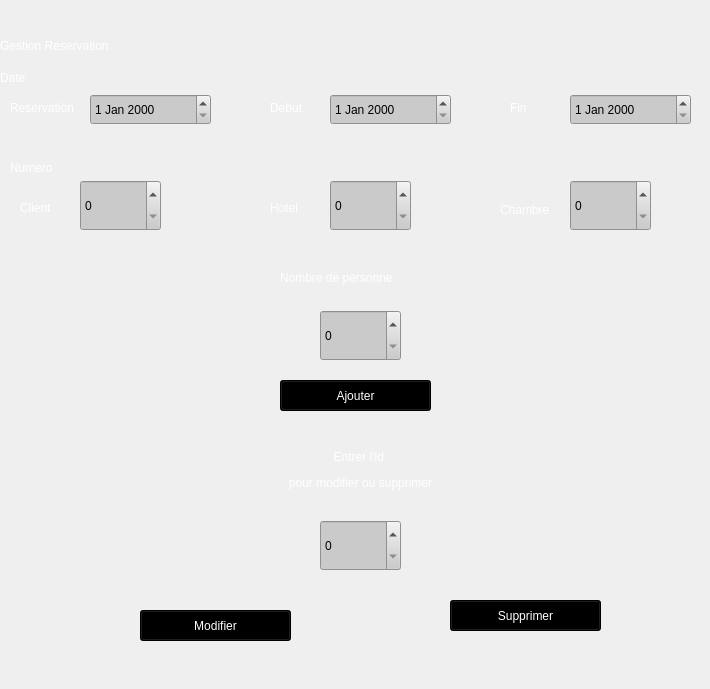
              <widget class="QWidget" name="scrollAreaWidgetContents_5">
               <property name="geometry">
                <rect>
                 <x>0</x>
                 <y>0</y>
                 <width>710</width>
                 <height>689</height>
                </rect>
               </property>
               <widget class="QLabel" name="label_19">
                <property name="geometry">
                 <rect>
                  <x>0</x>
                  <y>30</y>
                  <width>241</width>
                  <height>31</height>
                 </rect>
                </property>
                <property name="styleSheet">
                 <string notr="true">font: 600 15pt &quot;Yu Gothic UI Semibold&quot;;
color: rgb(255, 255, 255);</string>
                </property>
                <property name="text">
                 <string>Gestion Reservation</string>
                </property>
               </widget>
               <widget class="QLabel" name="label_20">
                <property name="geometry">
                 <rect>
                  <x>0</x>
                  <y>70</y>
                  <width>55</width>
                  <height>16</height>
                 </rect>
                </property>
                <property name="styleSheet">
                 <string notr="true">font: 600 italic 10pt &quot;Segoe UI&quot;;
color: rgb(255, 255, 255);</string>
                </property>
                <property name="text">
                 <string>Date</string>
                </property>
               </widget>
               <widget class="QLabel" name="label_21">
                <property name="geometry">
                 <rect>
                  <x>10</x>
                  <y>100</y>
                  <width>71</width>
                  <height>16</height>
                 </rect>
                </property>
                <property name="styleSheet">
                 <string notr="true">font: 600 italic 8pt &quot;Segoe UI&quot;;
color: rgb(255, 255, 255);</string>
                </property>
                <property name="text">
                 <string>Reservation</string>
                </property>
               </widget>
               <widget class="QDateEdit" name="date_res">
                <property name="geometry">
                 <rect>
                  <x>90</x>
                  <y>94</y>
                  <width>121</width>
                  <height>31</height>
                 </rect>
                </property>
                <property name="styleSheet">
                 <string notr="true">background-color: rgb(202, 202, 202);
</string>
                </property>
               </widget>
               <widget class="QDateEdit" name="date_deb">
                <property name="geometry">
                 <rect>
                  <x>330</x>
                  <y>94</y>
                  <width>121</width>
                  <height>31</height>
                 </rect>
                </property>
                <property name="styleSheet">
                 <string notr="true">background-color: rgb(202, 202, 202);
</string>
                </property>
               </widget>
               <widget class="QLabel" name="label_22">
                <property name="geometry">
                 <rect>
                  <x>270</x>
                  <y>100</y>
                  <width>51</width>
                  <height>16</height>
                 </rect>
                </property>
                <property name="styleSheet">
                 <string notr="true">font: 600 italic 8pt &quot;Segoe UI&quot;;
color: rgb(255, 255, 255);</string>
                </property>
                <property name="text">
                 <string>Debut</string>
                </property>
               </widget>
               <widget class="QDateEdit" name="date_fin">
                <property name="geometry">
                 <rect>
                  <x>570</x>
                  <y>94</y>
                  <width>121</width>
                  <height>31</height>
                 </rect>
                </property>
                <property name="styleSheet">
                 <string notr="true">background-color: rgb(202, 202, 202);
</string>
                </property>
               </widget>
               <widget class="QLabel" name="label_23">
                <property name="geometry">
                 <rect>
                  <x>510</x>
                  <y>100</y>
                  <width>51</width>
                  <height>16</height>
                 </rect>
                </property>
                <property name="styleSheet">
                 <string notr="true">font: 600 italic 8pt &quot;Segoe UI&quot;;
color: rgb(255, 255, 255);</string>
                </property>
                <property name="text">
                 <string>Fin</string>
                </property>
               </widget>
               <widget class="QLabel" name="label_24">
                <property name="geometry">
                 <rect>
                  <x>10</x>
                  <y>160</y>
                  <width>71</width>
                  <height>16</height>
                 </rect>
                </property>
                <property name="styleSheet">
                 <string notr="true">font: 600 italic 10pt &quot;Segoe UI&quot;;
color: rgb(255, 255, 255);</string>
                </property>
                <property name="text">
                 <string>Numero</string>
                </property>
               </widget>
               <widget class="QLabel" name="label_25">
                <property name="geometry">
                 <rect>
                  <x>20</x>
                  <y>200</y>
                  <width>51</width>
                  <height>16</height>
                 </rect>
                </property>
                <property name="styleSheet">
                 <string notr="true">font: 600 italic 8pt &quot;Segoe UI&quot;;
color: rgb(255, 255, 255);</string>
                </property>
                <property name="text">
                 <string>Client</string>
                </property>
               </widget>
               <widget class="QSpinBox" name="numClient">
                <property name="geometry">
                 <rect>
                  <x>80</x>
                  <y>180</y>
                  <width>81</width>
                  <height>51</height>
                 </rect>
                </property>
                <property name="styleSheet">
                 <string notr="true">background-color: rgb(202, 202, 202);
</string>
                </property>
               </widget>
               <widget class="QSpinBox" name="numHotel">
                <property name="geometry">
                 <rect>
                  <x>330</x>
                  <y>180</y>
                  <width>81</width>
                  <height>51</height>
                 </rect>
                </property>
                <property name="styleSheet">
                 <string notr="true">background-color: rgb(202, 202, 202);
</string>
                </property>
               </widget>
               <widget class="QLabel" name="label_26">
                <property name="geometry">
                 <rect>
                  <x>270</x>
                  <y>200</y>
                  <width>51</width>
                  <height>16</height>
                 </rect>
                </property>
                <property name="styleSheet">
                 <string notr="true">font: 600 italic 8pt &quot;Segoe UI&quot;;
color: rgb(255, 255, 255);</string>
                </property>
                <property name="text">
                 <string>Hotel</string>
                </property>
               </widget>
               <widget class="QSpinBox" name="numChambre">
                <property name="geometry">
                 <rect>
                  <x>570</x>
                  <y>180</y>
                  <width>81</width>
                  <height>51</height>
                 </rect>
                </property>
                <property name="styleSheet">
                 <string notr="true">background-color: rgb(202, 202, 202);
</string>
                </property>
               </widget>
               <widget class="QLabel" name="label_27">
                <property name="geometry">
                 <rect>
                  <x>500</x>
                  <y>200</y>
                  <width>61</width>
                  <height>20</height>
                 </rect>
                </property>
                <property name="styleSheet">
                 <string notr="true">font: 600 italic 8pt &quot;Segoe UI&quot;;
color: rgb(255, 255, 255);</string>
                </property>
                <property name="text">
                 <string>Chambre</string>
                </property>
               </widget>
               <widget class="QLabel" name="label_28">
                <property name="geometry">
                 <rect>
                  <x>280</x>
                  <y>270</y>
                  <width>171</width>
                  <height>16</height>
                 </rect>
                </property>
                <property name="styleSheet">
                 <string notr="true">font: 600 italic 10pt &quot;Segoe UI&quot;;
color: rgb(255, 255, 255);</string>
                </property>
                <property name="text">
                 <string>Nombre de personne</string>
                </property>
               </widget>
               <widget class="QSpinBox" name="nbPersonne">
                <property name="geometry">
                 <rect>
                  <x>320</x>
                  <y>310</y>
                  <width>81</width>
                  <height>51</height>
                 </rect>
                </property>
                <property name="styleSheet">
                 <string notr="true">background-color: rgb(202, 202, 202);
</string>
                </property>
               </widget>
               <widget class="QPushButton" name="reservation_ajouter">
                <property name="geometry">
                 <rect>
                  <x>280</x>
                  <y>380</y>
                  <width>151</width>
                  <height>31</height>
                 </rect>
                </property>
                <property name="styleSheet">
                 <string notr="true">background-color: rgb(0, 0, 0);
color: rgb(255, 255, 255);</string>
                </property>
                <property name="text">
                 <string>Ajouter</string>
                </property>
               </widget>
               <widget class="QSpinBox" name="id_reservation">
                <property name="geometry">
                 <rect>
                  <x>320</x>
                  <y>520</y>
                  <width>81</width>
                  <height>51</height>
                 </rect>
                </property>
                <property name="styleSheet">
                 <string notr="true">background-color: rgb(202, 202, 202);
</string>
                </property>
               </widget>
               <widget class="QLabel" name="label_29">
                <property name="geometry">
                 <rect>
                  <x>250</x>
                  <y>430</y>
                  <width>221</width>
                  <height>81</height>
                 </rect>
                </property>
                <property name="styleSheet">
                 <string notr="true">font: 600 italic 10pt &quot;Segoe UI&quot;;
color: rgb(255, 255, 255);</string>
                </property>
                <property name="text">
                 <string>&lt;html&gt;&lt;head/&gt;&lt;body&gt;&lt;p align=&quot;center&quot;&gt;Entrer l'id &lt;/p&gt;&lt;p align=&quot;center&quot;&gt;pour modifier ou supprimer&lt;/p&gt;&lt;/body&gt;&lt;/html&gt;</string>
                </property>
               </widget>
               <widget class="QPushButton" name="reservation_modifier">
                <property name="geometry">
                 <rect>
                  <x>140</x>
                  <y>610</y>
                  <width>151</width>
                  <height>31</height>
                 </rect>
                </property>
                <property name="styleSheet">
                 <string notr="true">background-color: rgb(0, 0, 0);
color: rgb(255, 255, 255);</string>
                </property>
                <property name="text">
                 <string>Modifier</string>
                </property>
               </widget>
               <widget class="QPushButton" name="reservation_supprimer">
                <property name="geometry">
                 <rect>
                  <x>450</x>
                  <y>600</y>
                  <width>151</width>
                  <height>31</height>
                 </rect>
                </property>
                <property name="styleSheet">
                 <string notr="true">background-color: rgb(0, 0, 0);
color: rgb(255, 255, 255);</string>
                </property>
                <property name="text">
                 <string>Supprimer</string>
                </property>
               </widget>
              </widget>
